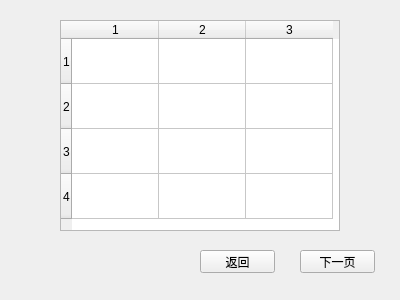
<?xml version="1.0" encoding="UTF-8"?>
<ui version="4.0">
 <class>questionlist</class>
 <widget class="QWidget" name="questionlist">
  <property name="geometry">
   <rect>
    <x>0</x>
    <y>0</y>
    <width>400</width>
    <height>300</height>
   </rect>
  </property>
  <property name="windowTitle">
   <string>Form</string>
  </property>
  <widget class="QPushButton" name="pushButton">
   <property name="geometry">
    <rect>
     <x>300</x>
     <y>250</y>
     <width>75</width>
     <height>23</height>
    </rect>
   </property>
   <property name="text">
    <string>下一页</string>
   </property>
  </widget>
  <widget class="QTableWidget" name="tableWidget">
   <property name="geometry">
    <rect>
     <x>60</x>
     <y>20</y>
     <width>280</width>
     <height>211</height>
    </rect>
   </property>
   <property name="rowCount">
    <number>4</number>
   </property>
   <property name="columnCount">
    <number>3</number>
   </property>
   <attribute name="horizontalHeaderDefaultSectionSize">
    <number>87</number>
   </attribute>
   <attribute name="horizontalHeaderMinimumSectionSize">
    <number>30</number>
   </attribute>
   <attribute name="verticalHeaderDefaultSectionSize">
    <number>45</number>
   </attribute>
   <row>
    <property name="text">
     <string>1</string>
    </property>
    <property name="background">
     <color>
      <red>20</red>
      <green>0</green>
      <blue>0</blue>
     </color>
    </property>
   </row>
   <row>
    <property name="text">
     <string>2</string>
    </property>
   </row>
   <row>
    <property name="text">
     <string>3</string>
    </property>
   </row>
   <row/>
   <column/>
   <column/>
   <column/>
  </widget>
  <widget class="QPushButton" name="pushButton_2">
   <property name="geometry">
    <rect>
     <x>200</x>
     <y>250</y>
     <width>75</width>
     <height>23</height>
    </rect>
   </property>
   <property name="text">
    <string>返回</string>
   </property>
  </widget>
 </widget>
 <resources/>
 <connections/>
</ui>
